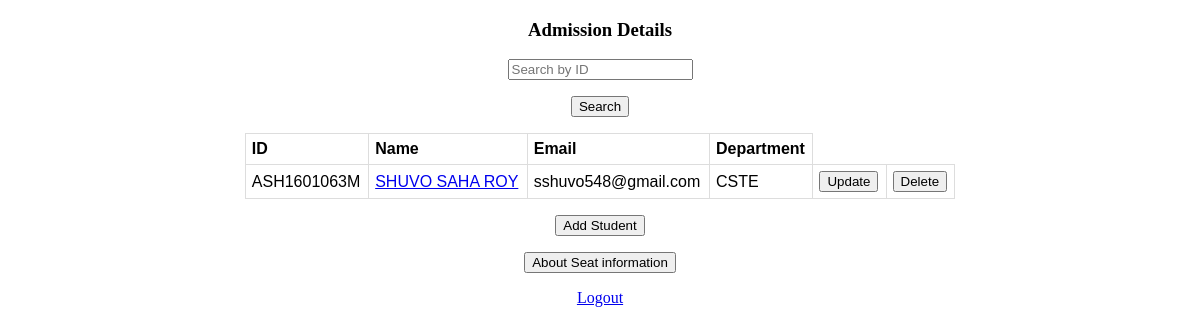
Page /home (signed in) on the committed database.
### main_app/models.py (models this page shows, shortened)
class Students(db.Model):
    admission_num = db.Column(db.Integer, primary_key=True)
    id = db.Column(db.String(15), unique=True, nullable=False)
    name = db.Column(db.String(80), nullable=False)
    email = db.Column(db.String(120), unique=True, nullable=False)
    image_file = db.Column(db.String(20), nullable=False, default='default.jpg')
    department = db.Column(db.String(80), db.ForeignKey('departments.department_name'), nullable=False)

### main_app/routes.py (the view, shortened to what this page needs)
@app.route('/home',methods=['GET','POST'])
def home():
    if current_user.is_authenticated:
        students = Students.query.order_by(Students.admission_num.desc()).all()
        return render_template('home.html',students = students)
    else:
        flash(f"You have to Login First.")
        return redirect('/')

### main_app/models.py (called while the page is built)
@login_manager.user_loader
def load_user(user_id):
    return Users.query.get(int(user_id))

### main_app/templates/home.html (shortened to what this page needs)
{% extends "layout.html" %}
{% block content %}
<body>
    <center>
        <div>
            <h3>Admission Details</h3>
            <form action = "" method = "POST">
                 <p><input type = 'text' placeholder="Search by ID" name = 'search_box'/></p>
                 <p><input type = 'submit' value = 'Search'/></p>
             </form>
            <table class="table">
          <thead>
            <tr>
              <th>ID</th>
              <th>Name</th>
              <th>Email</th>
              <th>Department</th>
            </tr>
          </thead>
          <tbody>
            {% for student in students %}
            <tr>
              <td>{{student.id}}</td>
              <td><a href="{{url_for('profile', profile=student.name)}}">{{student.name}}</a></td>
              <td>{{student.email}}</td>
              <td>{{student.department}}</td>
              <td><a href="{{url_for('update_info', admission_id=student.admission_num)}}"><button>Update</button></a></td>
              <td><a href="{{url_for('delete_student', admission_id=student.admission_num)}}"><button>Delete</button></a></td>
            </tr>
            {% endfor %}
          </tbody>
        </table>
            <p><a href="/student_info"><button>Add Student</button></a></p>
            <p><a href="{{url_for('seat_details')}}"><button>About Seat information</button></a></p>
           <p><a href="{{url_for('logout')}}">Logout</a></p>
        </div>
    </center>
</body>
{% endblock content %}

### main_app/static/main.css (style rules this page uses)
table { font-family: arial, sans-serif; border-collapse: collapse; width: 60%; }
td, th { border: 0.5px solid #dddddd; text-align: left; padding: 6px; }

### rows in the picture
Students: id "ASH1601063M", name "SHUVO SAHA ROY", email "sshuvo548@gmail.com", department "CSTE"
